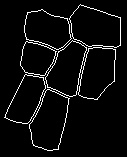
#> input picture Deep_Local_Patch_Matching_Network/train/input/train/image1/000001.jpg, 127 x 157 px; its folder holds only this picture in this run
$ python -i data.py   (imports and definitions only)   (older library calls are emulated)
#> lines starting #> are read from the running program, lines starting #| are printed output that depends on the picture; after the words box and inside, x2 and y2 are one past the last pixel; in counts of white or black regions, pixels touching at a corner belong together
# coding=utf-8
import matplotlib
# from PIL import Image
# [1 line not run here, left out]
import numpy as np
import cv2
import os


os.environ["CUDA_VISIBLE_DEVICES"] = "0"
seed = 7
# [1 line not run here, left out]
img_w = 96
img_h = 96

DATA_PATH = 'input'
TRAIN_PATH = DATA_PATH + '/train/image1/'
LABEL_PATH = DATA_PATH + '/train/image2/'
VAL_IMG_PATH = DATA_PATH + '/val/image1/'
VAL_LAB_PATH = DATA_PATH + '/val/image2/'


def load_img(path, label=False):

#> called with path = 'input/train/image1/000001.jpg', label = False
    if label:#标签
        if int(path[:-4]) < 100:#正样本
            y_image = 1
        else:
            y_image = 0#负样本
    else:
        img = cv2.imread(path)
#> img is the input picture: shape (157, 127, 3); min 0, max 255, mean 12.4
        img = cv2.cvtColor(img, cv2.COLOR_BGR2GRAY)
#> img: shape (157, 127)
        img = cv2.resize(img, (img_h, img_w))
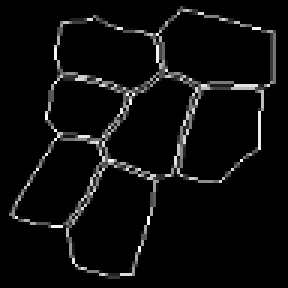
#> img: shape (96, 96) (shown 3 times larger); min 0, max 254, mean 12.4

        #因为分割图像素太少，人为膨胀一次加粗线条
        kernel = cv2.getStructuringElement(cv2.MORPH_RECT, (2, 2))
        img = cv2.dilate(img, kernel)
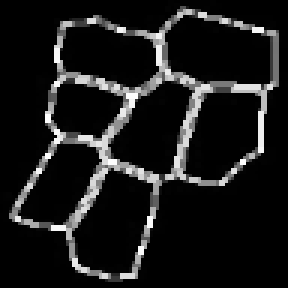
#> img: shape (96, 96) (shown 3 times larger); min 0, max 254, mean 26.2
        img = cv2.resize(img, (img_h, img_w))

        img = img.astype(np.float32) / 255.0
        img[img > 0.15] = 1
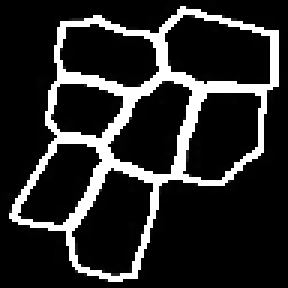
#> img: shape (96, 96) float32 (shown 3 times larger); min 0, max 1, mean 0.163
        img[img < 0.15] = 0
#> img: shape (96, 96) float32; values 0 (black) and 1 (white), 16.1% white; 1 white region, box (x1, y1, x2, y2) and area: (3, 2, 93, 94) 1482
        # cv2.imwrite("img3.jpg", img*255)
        img = img.astype(np.bool)
        y_image = np.zeros((128, 128), dtype=np.bool)
        y_image[16:112, 16:112] = img
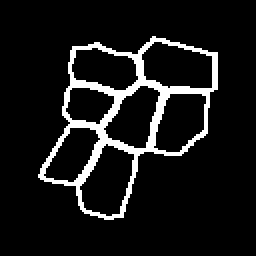
#> y_image: shape (128, 128) bool (shown 2 times larger); 9% white; 1 white region, box (x1, y1, x2, y2) and area: (19, 18, 109, 110) 1482
    return y_image#返回图片
# [92 lines left out: functions load_img2, get_train_val_name, generateData, generateValidData, not called in this run]

# [11 lines of commented-out code are left out]

>>> result = load_img('input/train/image1/000001.jpg')

$ run again, on Deep_Local_Patch_Matching_Network/train/input/train/image1/000026.jpg
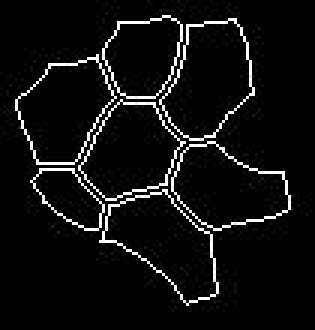
#> input picture Deep_Local_Patch_Matching_Network/train/input/train/image1/000026.jpg, 105 x 110 px (shown 3 times larger)
#> in load_img, img is the input picture: shape (110, 105, 3); min 0, max 255, mean 15.5
#> in load_img, `img[img > 0.15] = 1`:
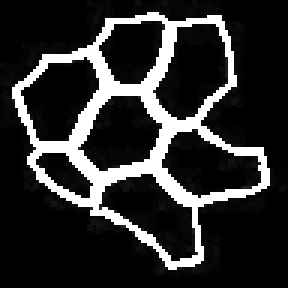
#> img: shape (96, 96) float32 (shown 3 times larger); min 0, max 1, mean 0.181
#> in load_img, `y_image[16:112, 16:112] = img`:
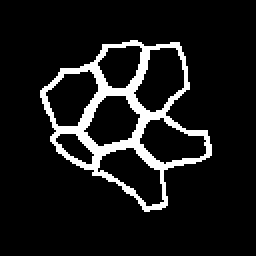
#> y_image: shape (128, 128) bool (shown 2 times larger); 9.6% white; 1 white region, box (x1, y1, x2, y2) and area: (20, 20, 106, 106) 1579

$ run again, on Deep_Local_Patch_Matching_Network/train/input/train/image1/000028.jpg
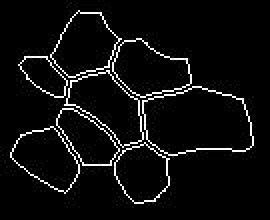
#> input picture Deep_Local_Patch_Matching_Network/train/input/train/image1/000028.jpg, 135 x 110 px (shown 2 times larger)
#> in load_img, img is the input picture: shape (110, 135, 3); min 0, max 255, mean 14
#> in load_img, `img[img > 0.15] = 1`:
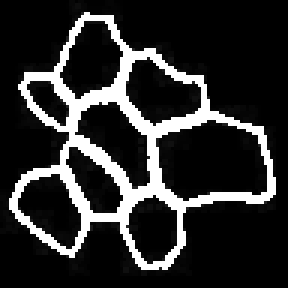
#> img: shape (96, 96) float32 (shown 3 times larger); min 0, max 1, mean 0.178
#> in load_img, `y_image[16:112, 16:112] = img`:
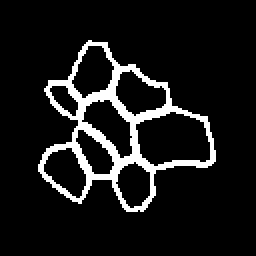
#> y_image: shape (128, 128) bool (shown 2 times larger); 9.6% white; 1 white region, box (x1, y1, x2, y2) and area: (19, 20, 108, 106) 1569
